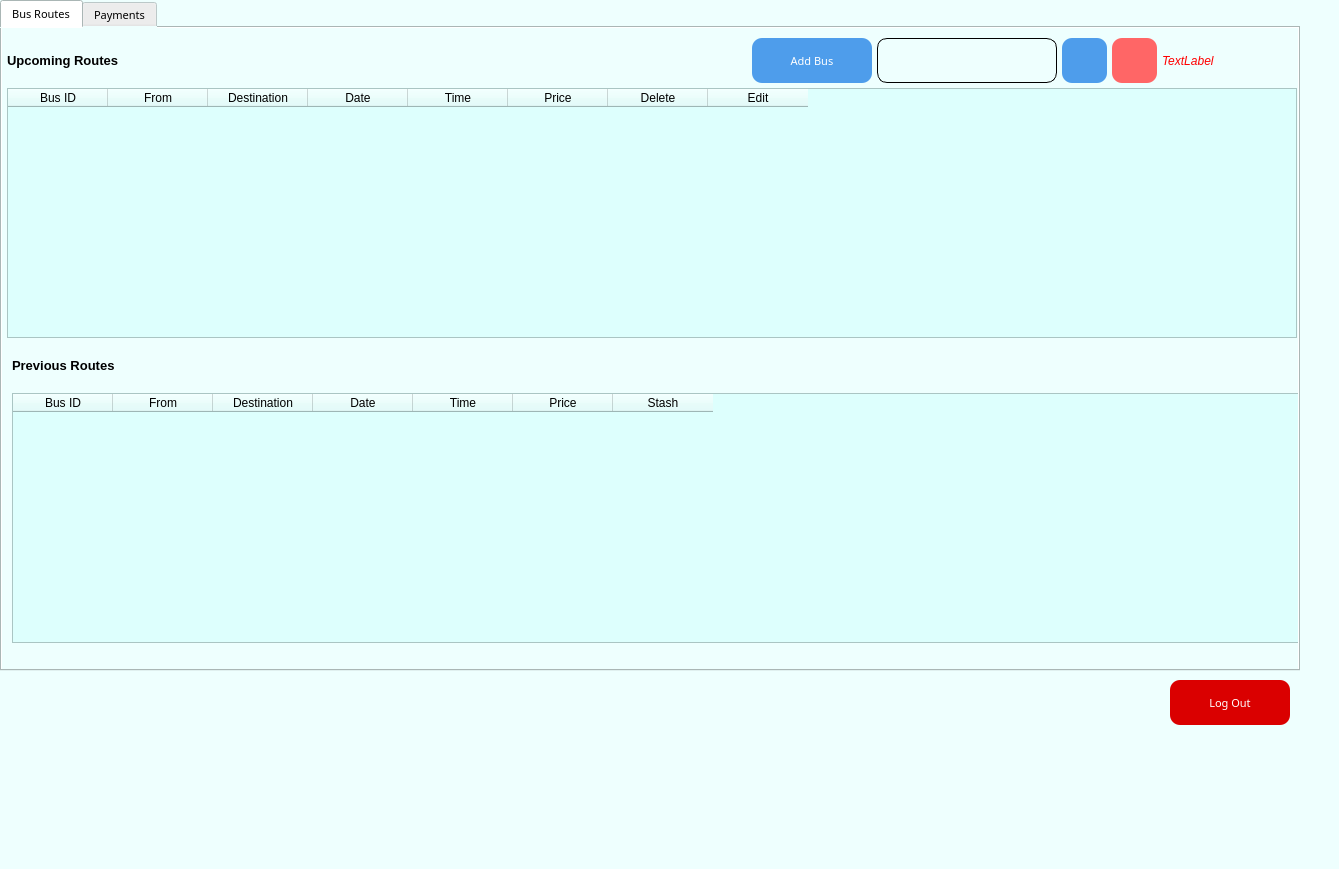
<?xml version="1.0" encoding="UTF-8"?>
<ui version="4.0">
 <class>adminPage</class>
 <widget class="QMainWindow" name="adminPage">
  <property name="geometry">
   <rect>
    <x>0</x>
    <y>0</y>
    <width>1339</width>
    <height>869</height>
   </rect>
  </property>
  <property name="windowTitle">
   <string>MainWindow</string>
  </property>
  <property name="styleSheet">
   <string notr="true">background-color: rgb(238, 255, 254);</string>
  </property>
  <widget class="QWidget" name="centralwidget">
   <widget class="QTabWidget" name="tabWidget">
    <property name="geometry">
     <rect>
      <x>0</x>
      <y>0</y>
      <width>1300</width>
      <height>671</height>
     </rect>
    </property>
    <property name="font">
     <font>
      <family>Sans Serif Collection</family>
      <pointsize>8</pointsize>
      <italic>false</italic>
      <bold>false</bold>
     </font>
    </property>
    <property name="styleSheet">
     <string notr="true">font: 8pt &quot;Sans Serif Collection&quot;;
color:black; </string>
    </property>
    <property name="currentIndex">
     <number>0</number>
    </property>
    <widget class="QWidget" name="tab">
     <attribute name="title">
      <string>Bus Routes</string>
     </attribute>
     <widget class="QPushButton" name="Add">
      <property name="geometry">
       <rect>
        <x>750</x>
        <y>10</y>
        <width>120</width>
        <height>45</height>
       </rect>
      </property>
      <property name="font">
       <font>
        <family>Sans Serif Collection</family>
        <pointsize>8</pointsize>
        <italic>false</italic>
        <bold>false</bold>
       </font>
      </property>
      <property name="styleSheet">
       <string notr="true">border-radius: 10px;
padding: 10px;
background-color: rgb(78, 157, 235);
color:white; </string>
      </property>
      <property name="text">
       <string>Add Bus</string>
      </property>
     </widget>
     <widget class="QTableWidget" name="tableWidget">
      <property name="geometry">
       <rect>
        <x>5</x>
        <y>60</y>
        <width>1290</width>
        <height>250</height>
       </rect>
      </property>
      <property name="styleSheet">
       <string notr="true">background-color: rgb(221, 255, 253); </string>
      </property>
      <property name="gridStyle">
       <enum>Qt::SolidLine</enum>
      </property>
      <column>
       <property name="text">
        <string>Bus ID</string>
       </property>
      </column>
      <column>
       <property name="text">
        <string>From</string>
       </property>
      </column>
      <column>
       <property name="text">
        <string>Destination</string>
       </property>
      </column>
      <column>
       <property name="text">
        <string>Date</string>
       </property>
      </column>
      <column>
       <property name="text">
        <string>Time</string>
       </property>
      </column>
      <column>
       <property name="text">
        <string>Price</string>
       </property>
      </column>
      <column>
       <property name="text">
        <string>Delete</string>
       </property>
      </column>
      <column>
       <property name="text">
        <string>Edit</string>
       </property>
      </column>
     </widget>
     <widget class="QLabel" name="label">
      <property name="geometry">
       <rect>
        <x>5</x>
        <y>10</y>
        <width>161</width>
        <height>45</height>
       </rect>
      </property>
      <property name="styleSheet">
       <string notr="true">font-size:10pt;
font-weight:bold; </string>
      </property>
      <property name="text">
       <string>Upcoming Routes</string>
      </property>
     </widget>
     <widget class="QLabel" name="label_2">
      <property name="geometry">
       <rect>
        <x>10</x>
        <y>315</y>
        <width>161</width>
        <height>45</height>
       </rect>
      </property>
      <property name="styleSheet">
       <string notr="true">font-size:10pt;
font-weight:bold; </string>
      </property>
      <property name="text">
       <string>Previous Routes</string>
      </property>
     </widget>
     <widget class="QTableWidget" name="tableWidget_2">
      <property name="geometry">
       <rect>
        <x>10</x>
        <y>365</y>
        <width>1290</width>
        <height>250</height>
       </rect>
      </property>
      <property name="styleSheet">
       <string notr="true">background-color: rgb(221, 255, 253); </string>
      </property>
      <column>
       <property name="text">
        <string>Bus ID</string>
       </property>
      </column>
      <column>
       <property name="text">
        <string>From</string>
       </property>
      </column>
      <column>
       <property name="text">
        <string>Destination</string>
       </property>
      </column>
      <column>
       <property name="text">
        <string>Date</string>
       </property>
      </column>
      <column>
       <property name="text">
        <string>Time</string>
       </property>
      </column>
      <column>
       <property name="text">
        <string>Price</string>
       </property>
      </column>
      <column>
       <property name="text">
        <string>Stash</string>
       </property>
      </column>
     </widget>
     <widget class="QLineEdit" name="Busid">
      <property name="geometry">
       <rect>
        <x>875</x>
        <y>10</y>
        <width>180</width>
        <height>45</height>
       </rect>
      </property>
      <property name="styleSheet">
       <string notr="true">                         border-radius: 10px;
                         padding: 10px;
border: 1px solid black;;
font: 10pt &quot;Sans Serif Collection&quot;;
color: black;</string>
      </property>
     </widget>
     <widget class="QPushButton" name="Search">
      <property name="geometry">
       <rect>
        <x>1060</x>
        <y>10</y>
        <width>45</width>
        <height>45</height>
       </rect>
      </property>
      <property name="styleSheet">
       <string notr="true">border-radius: 10px;
padding: 10px;
background-color: rgb(78, 157, 235);
color:white; </string>
      </property>
      <property name="text">
       <string/>
      </property>
     </widget>
     <widget class="QPushButton" name="Erase">
      <property name="geometry">
       <rect>
        <x>1110</x>
        <y>10</y>
        <width>45</width>
        <height>45</height>
       </rect>
      </property>
      <property name="styleSheet">
       <string notr="true">border-radius: 10px;
padding: 10px;
background-color: rgb(255, 102, 102);
color:white; </string>
      </property>
      <property name="text">
       <string/>
      </property>
     </widget>
     <widget class="QLabel" name="BusidError">
      <property name="geometry">
       <rect>
        <x>1160</x>
        <y>10</y>
        <width>131</width>
        <height>45</height>
       </rect>
      </property>
      <property name="styleSheet">
       <string notr="true">font:9pt &quot;Sans Serif Collection&quot;;
font-style: italic;
color: red;</string>
      </property>
      <property name="text">
       <string>TextLabel</string>
      </property>
     </widget>
    </widget>
    <widget class="QWidget" name="tab_2">
     <attribute name="title">
      <string>Payments</string>
     </attribute>
     <widget class="QTableWidget" name="tableWidget_3">
      <property name="geometry">
       <rect>
        <x>5</x>
        <y>60</y>
        <width>1290</width>
        <height>481</height>
       </rect>
      </property>
      <property name="styleSheet">
       <string notr="true">background-color: rgb(221, 255, 253); </string>
      </property>
      <property name="gridStyle">
       <enum>Qt::SolidLine</enum>
      </property>
      <column>
       <property name="text">
        <string>Bus ID</string>
       </property>
      </column>
      <column>
       <property name="text">
        <string>Reserved By</string>
       </property>
      </column>
      <column>
       <property name="text">
        <string>Firstname</string>
       </property>
      </column>
      <column>
       <property name="text">
        <string>Lastname</string>
       </property>
      </column>
      <column>
       <property name="text">
        <string>Phone</string>
       </property>
      </column>
      <column>
       <property name="text">
        <string>Email</string>
       </property>
      </column>
      <column>
       <property name="text">
        <string>Seat</string>
       </property>
      </column>
      <column>
       <property name="text">
        <string>Payment</string>
       </property>
      </column>
      <column>
       <property name="text">
        <string>Delete</string>
       </property>
      </column>
     </widget>
     <widget class="QPushButton" name="Done">
      <property name="geometry">
       <rect>
        <x>1170</x>
        <y>560</y>
        <width>120</width>
        <height>45</height>
       </rect>
      </property>
      <property name="font">
       <font>
        <family>Sans Serif Collection</family>
        <pointsize>8</pointsize>
        <italic>false</italic>
        <bold>false</bold>
       </font>
      </property>
      <property name="styleSheet">
       <string notr="true">border-radius: 10px;
padding: 10px;
background-color: rgb(78, 157, 235);
color:white; </string>
      </property>
      <property name="text">
       <string>Done</string>
      </property>
     </widget>
     <widget class="QLabel" name="label_3">
      <property name="geometry">
       <rect>
        <x>5</x>
        <y>10</y>
        <width>161</width>
        <height>45</height>
       </rect>
      </property>
      <property name="styleSheet">
       <string notr="true">font-size:10pt;
font-weight:bold; </string>
      </property>
      <property name="text">
       <string>To be Paid</string>
      </property>
     </widget>
    </widget>
   </widget>
   <widget class="QPushButton" name="LogOut">
    <property name="geometry">
     <rect>
      <x>1170</x>
      <y>680</y>
      <width>120</width>
      <height>45</height>
     </rect>
    </property>
    <property name="font">
     <font>
      <family>Sans Serif Collection</family>
      <pointsize>8</pointsize>
      <italic>false</italic>
      <bold>false</bold>
     </font>
    </property>
    <property name="styleSheet">
     <string notr="true">border-radius: 10px;
padding: 10px;
background-color: rgb(218, 0, 0);
color:white; </string>
    </property>
    <property name="text">
     <string>Log Out</string>
    </property>
   </widget>
  </widget>
  <widget class="QMenuBar" name="menubar">
   <property name="geometry">
    <rect>
     <x>0</x>
     <y>0</y>
     <width>1339</width>
     <height>25</height>
    </rect>
   </property>
  </widget>
  <widget class="QStatusBar" name="statusbar"/>
 </widget>
 <resources/>
 <connections/>
</ui>
